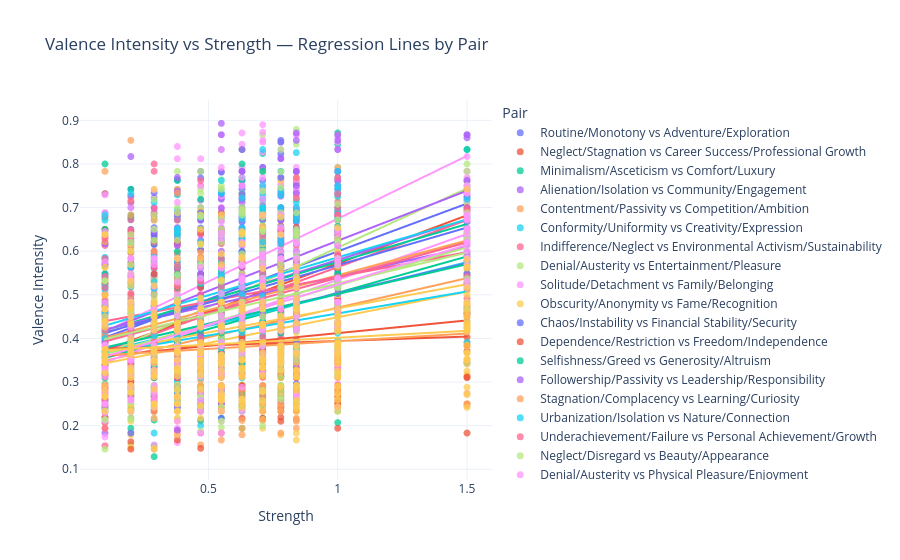
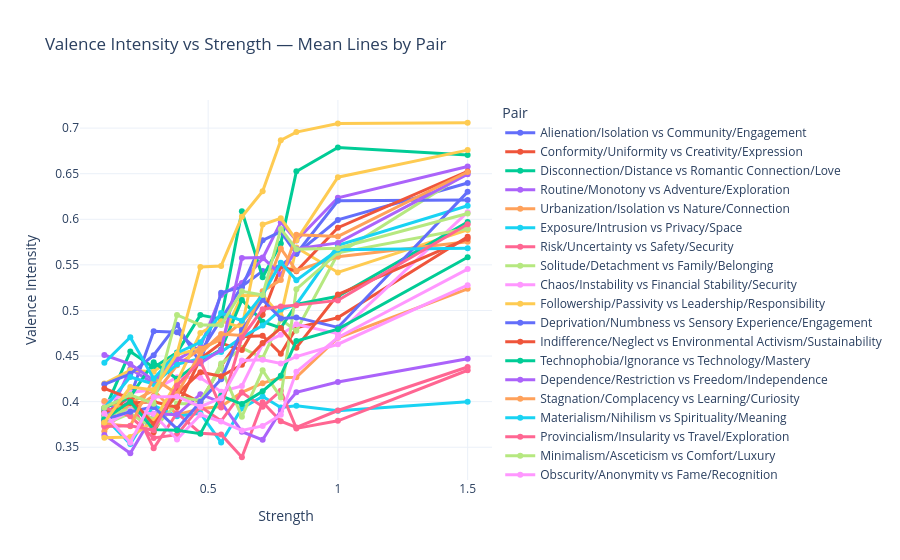
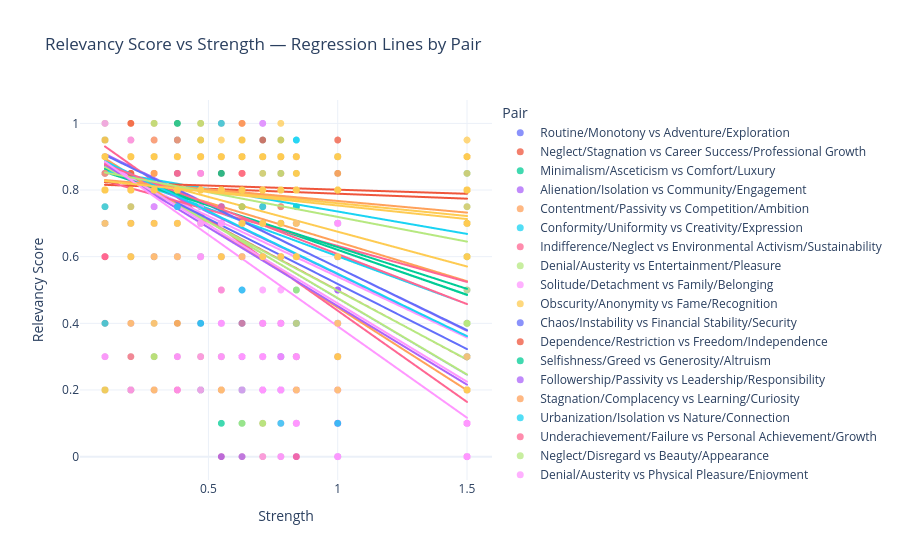
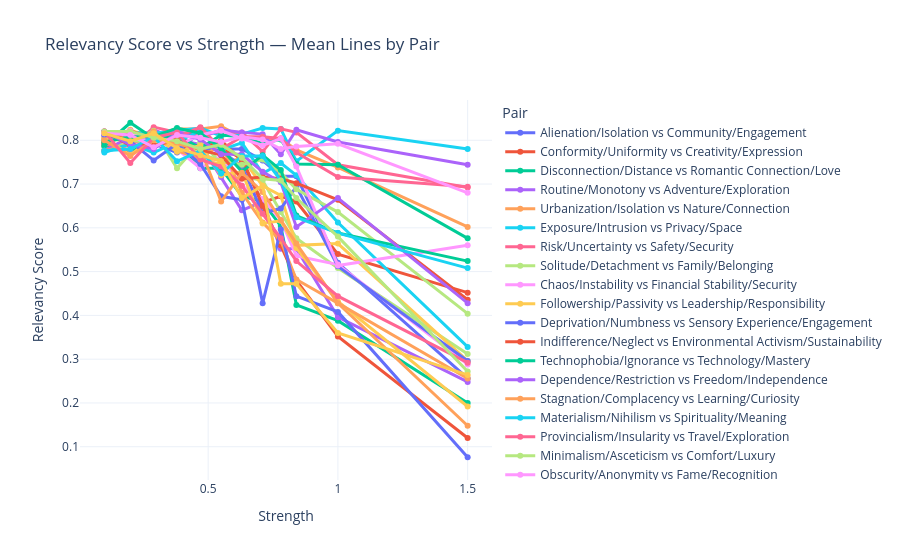

Notebook cell for these charts, in order:
### Code cell
import pandas as pd
import plotly.express as px
from pathlib import Path

# ── 1. Load data ───────────────────────────────────────────────────────────────
file_path = Path(
    "/Users/ivanculo/Desktop/Projects/Faks/LLM_agumented_therapy/Cogexp/Valence/Data/cognitive_experiment_results007_big_with_questions_eval_local.xlsx"
)
df = pd.read_excel(file_path)

# ── 2. (Re‑)compute the weighted overall score if needed ───────────────────────
if "overall_score" not in df.columns:
    weights = {
        "valence_intensity": 1,
        "relevancy_score": 0.7,
        "mood_health": 1.0,
        "emotional_competence": 1.0,
        "thought_adaptiveness": 1.0,
    }
    total_w = sum(weights.values())
    df["overall_score"] = (
        df["valence_intensity"]    * weights["valence_intensity"]
        + df["relevancy_score"]    * weights["relevancy_score"]
        + df["mood_health"]        * weights["mood_health"]
        + df["emotional_competence"]* weights["emotional_competence"]
        + df["thought_adaptiveness"]* weights["thought_adaptiveness"]
    ) / total_w

# ── 3. Metrics to visualise ────────────────────────────────────────────────────
metrics = [
    "valence_intensity",
    "relevancy_score",
    "mood_health",
    "emotional_competence",
    "thought_adaptiveness",
    "overall_score",
]

# Nice readable template
template = "plotly_white"

for metric in metrics:
    nice_name = metric.replace("_", " ").title()

    # ── 4‑a  Scatter + OLS regression per pair ────────────────────────────────
    fig_reg = px.scatter(
        df,
        x="strength",
        y=metric,
        color="pair",
        trendline="ols",           # one line per colour group
        template=template,
        title=f"{nice_name} vs Strength — Regression Lines by Pair",
        labels={"strength": "Strength", metric: nice_name},
    )
    # slightly smaller markers for clarity
    fig_reg.update_traces(marker=dict(size=7, opacity=0.75), selector=dict(mode="markers"))
    fig_reg.update_layout(legend_title_text="Pair")

    # open in browser (tab) — change to .write_html if you prefer files
    fig_reg.show()
    fig_reg.write_html('/Users/ivanculo/Desktop/Projects/Faks/LLM_agumented_therapy/Cogexp/Valence/figures/fig_reg.html')
    # ── 4‑b  Mean line per pair ────────────────────────────────────────────────
    mean_df = (
        df.groupby(["pair", "strength"])[metric]
        .mean()
        .reset_index()
        .sort_values("strength")
    )

    fig_line = px.line(
        mean_df,
        x="strength",
        y=metric,
        color="pair",
        markers=True,
        template=template,
        title=f"{nice_name} vs Strength — Mean Lines by Pair",
        labels={"strength": "Strength", metric: nice_name},
    )
    fig_line.update_traces(line=dict(width=3))
    fig_line.update_layout(legend_title_text="Pair")

    fig_line.show()

print("All interactive charts generated — check your browser tabs!")
